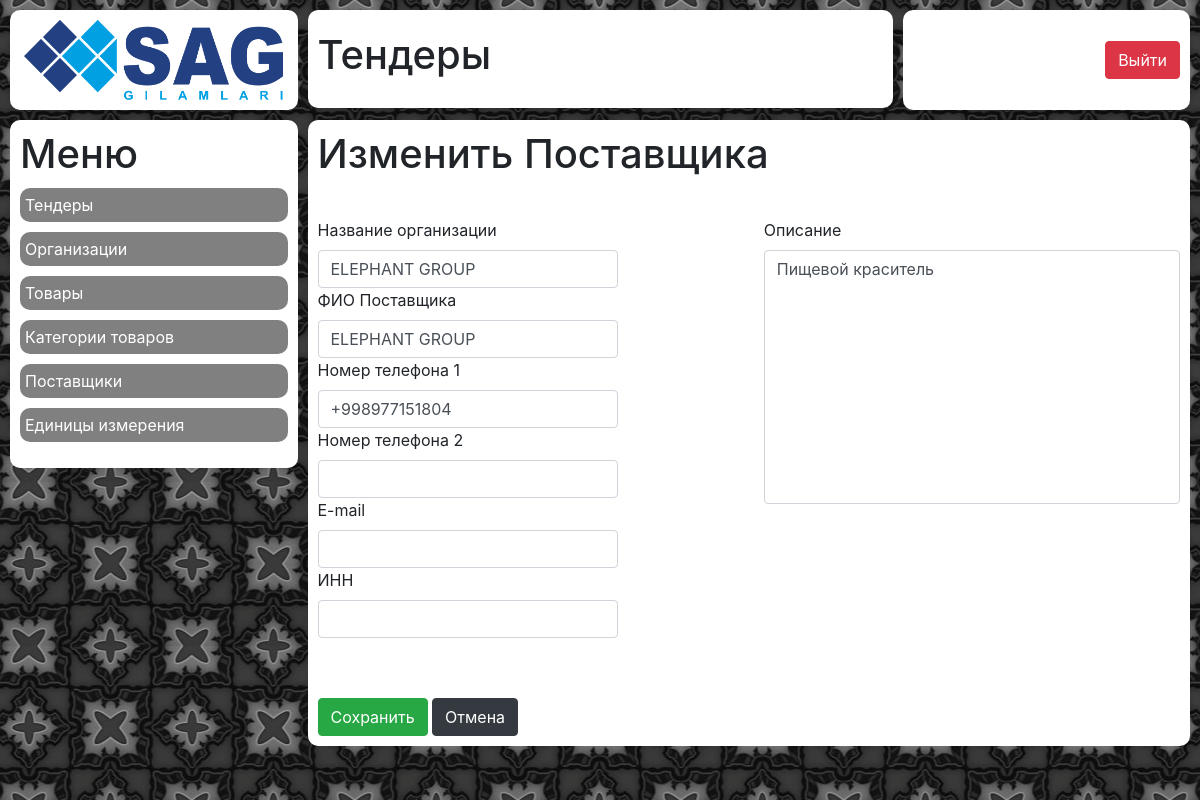
/tender/providers/65/edit/, run on the app's committed database.
### tender/models.py (models this page shows)
class Provider(models.Model):
    name = models.CharField(verbose_name='Товар', max_length=200)
    contact = models.CharField(max_length=200, null=True, blank=True)
    phone_1 = models.CharField(max_length=200, null=True, blank=True)
    phone_2 = models.CharField(max_length=200, null=True, blank=True)
    email = models.CharField(max_length=200, null=True, blank=True)
    inn = models.CharField(max_length=200, null=True, blank=True)
    description = models.TextField(null=True, blank=True)

### tender/views.py (the view)
# urls.py: path('providers/<int:id>/edit/', views.provider_edit),
def provider_edit(request, id):
    provider = get_object_or_404(Provider, id=id)
    if request.method == 'POST':
        form = ProviderForm(request.POST, instance=provider)
        if form.is_valid():
            form.save()
            return redirect('/tender/providers/')
    context = {
        'provider': provider,
    }
    return render(request, 'tender/provider_edit.html', context)

### tender/templates/tender/provider_edit.html (shortened to what this page needs)
{% extends 'wrapper.html' %}
{% load static %}
{% block content %}
    <div class="row incidents">
        {% include 'blocks/logo.html' %}
        {% include 'blocks/title.html' %}
        {% include 'blocks/profile.html' %}
        {% include 'blocks/tender/tender_menu.html' %}
        {% include 'blocks/tender/provider_edit.html' %}
    </div>
{% endblock %}

### tender/templates/blocks/tender/provider_edit.html (shortened to what this page needs)
{% load static %}
<div class="col-xl-9 block__wrapper tenders-new">
    <div class="block tenders-new__wrapper">
        <h1 class="tenders-new__title">Изменить Поставщика</h1>
        <form method="POST">
            <div class="row">
                <div class="col-xl-6">
                    <label for="name">Название организации</label>
                    <input type="text" class="tenders-new__input form-control" name="name" id="name" value="{{ provider.name }}">
                    <label for="contact">ФИО Поставщика</label>
                    <input type="text" class="tenders-new__input form-control" name="contact" id="contact" value="{% if provider.contact %}{{ provider.contact }}{% endif %}">
                    <label for="phone_1">Номер телефона 1</label>
                    <input type="text" class="tenders-new__input form-control" name="phone_1" id="phone_1" value="{% if provider.phone_1 %}{{ provider.phone_1 }}{% endif %}">
                    <label for="phone_2">Номер телефона 2</label>
                    <input type="text" class="tenders-new__input form-control" name="phone_2" id="phone_2" value="{% if provider.phone_2 %}{{ provider.phone_2 }}{% endif %}">
                    <label for="email">E-mail</label>
                    <input type="text" class="tenders-new__input form-control" name="email" id="email" value="{% if provider.email %}{{ provider.email }}{% endif %}">
                    <label for="inn">ИНН</label>
                    <input type="text" class="tenders-new__input form-control" name="inn" id="inn" value="{% if provider.inn %}{{ provider.inn }}{% endif %}">
                </div>
                <div class="col-xl-6">
                    <label for="description">Описание</label>
                    <textarea name="description" id="description" cols="30" rows="10" class=" form-control tenders-new__textarea">{% if provider.description %}{{ provider.description }}{% endif %}</textarea>
                </div>
            </div>
            <input type="submit" class="tenders-new__button btn btn-success" value="Сохранить" id="add_product">
            <a href="/tender/providers" class="tenders-new__button btn btn-dark">Отмена</a>
        </form>
    </div>
</div>

### mainapp/static/css/style.css (style rules this page uses)
.incidents { padding-left: 10px; }
.tenders-new__title { margin-bottom: 40px; }
.tenders-new__wrapper { padding: 10px; }
.tenders-new__input { max-width: 300px; }
.tenders-new__textarea { max-width: 600px; resize: none; }
.tenders-new__button { margin-top: 60px; }
.block { background: #FFFFFF; margin: 10px 10px 0 0; border-radius: 10px; }
.block__wrapper { padding: 0; }
textarea { resize: none; }

### data on the page
Provider: name "ELEPHANT GROUP", contact "ELEPHANT GROUP", phone_1 "+998977151804", description "Пищевой краситель"
